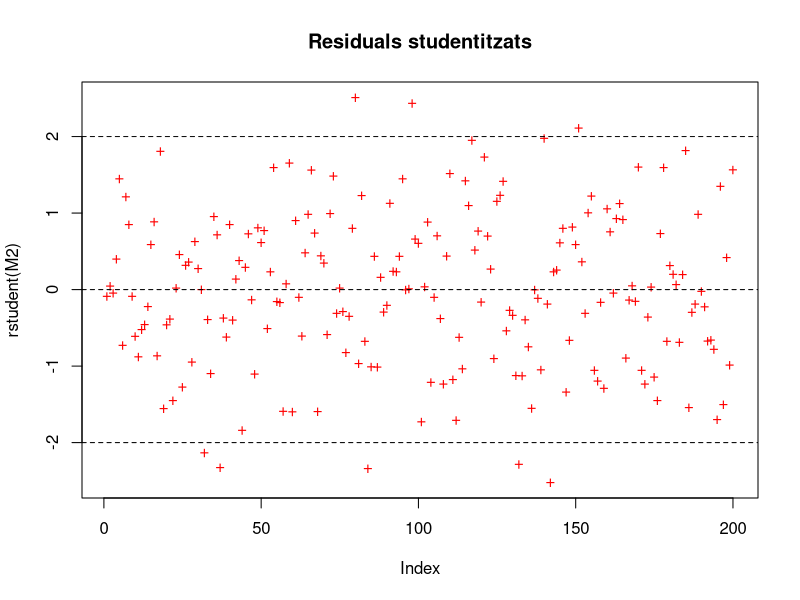
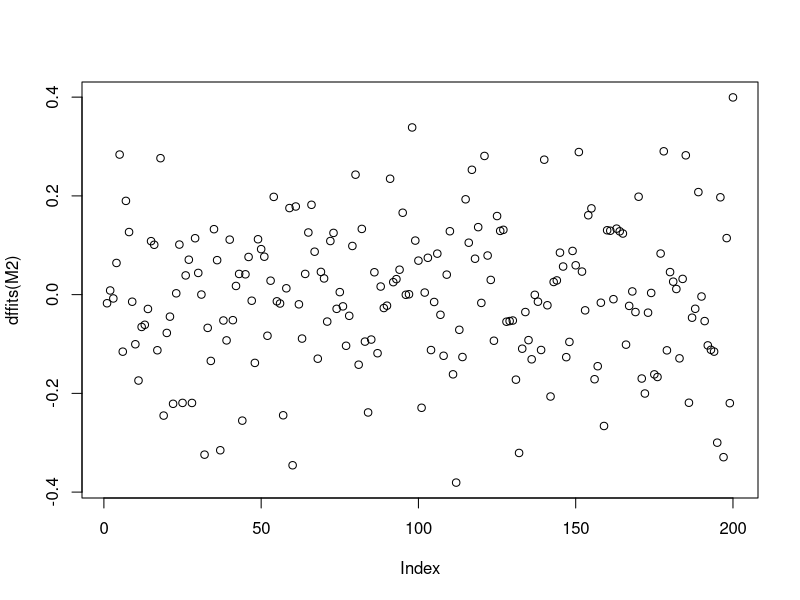

The R script that drew these images, in order: (Note: this script raises an error after producing the figures.)
library(car)
library(emmeans)
dd <- read.csv2("Dades2.csv")
options(digits=9)

#resposta i variables lm
resp = dd$Density
v1 = dd$Weight
v2 = dd$Height
v3 = dd$Chest
v4 = dd$Abdomen
v5 = dd$Wrist

#A predir
p1 = 175.7
p2 = 70.1
p3 = 99.4
p4 = 91.7
p5 = 18.2

#factor tractament
ft = dd$Diet

#1
M1 = lm(resp~v1+v2+v3+v4+v5)
summary(M1) #a
anova(M1) #b
max(vif(M1)) #c
M2 = lm(resp~v1+v4+v5) #d
summary(M2) #d
plot(rstudent(M2),col="red",pch="+",main="Residuals studentitzats") #e
abline(h=c(-2,0,2),lty=2)
rextranys = rstudent(M2)[rstudent(M2)<(-2) | rstudent(M2)>2]
rtot = length(rextranys)/length(rstudent(M2))
rtot*100
plot(dffits(M2))
max(abs(dffits(M2))) #10
apredir = data.frame(v1 = p1,v4 = p4, v5 = p5)
predict(M2, apredir, interval = "prediction", level=.95) #f
predict(M2, apredir, interval = "confidence", level=.95) #f
#2
M3 = lm(resp~ft, contrasts = list(ft = "contr.Treatment"))
summary(M3)
M4 = lm(resp~ft, contrasts = list(ft = "contr.sum"))
summary(M4)
cld(emmeans(M4, ~ft))

##  Respostes Tom?s Ortega
#1  0.726545
#2  0.0102399
#3  1.14828
#4  103.088
#5  2.22e-16
#6  0.020342140
#7  10.4489914
#8  3
#9  4
#10 0.399483741
#11 1.03685938
#12 1.07717826
#13 1.05558949
#14 1.05844815
#15 1.07050200
#16 1.05592650
#17 0.413174
#18 46.00002
#19 0.0149239
#20 1.06633969
#21 1.07466431
#24 3
